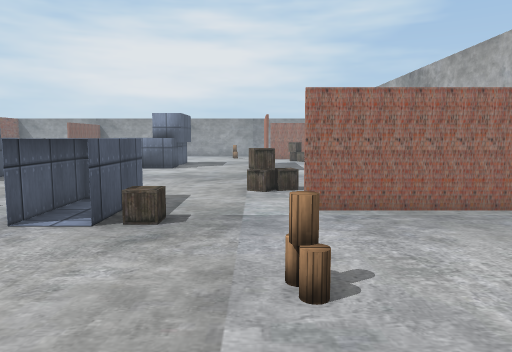
View 1 (above)

18 first-person views from a walk through a Unity game level. The camera is 1.5 m above the floor, tilts 6° down and sees 70° across. The floor is counted in squares, 1 m on a side. Each view is taken from the middle of a square. On the plan, view 1 faces up. The plan holds only what a view shows up to about 16 squares ahead; the rest is blank. Some surface patterns are stand-ins.

View 2
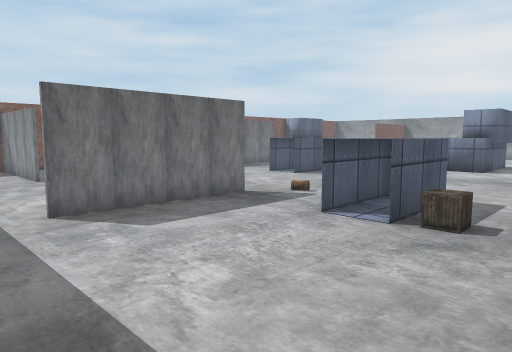

View 3
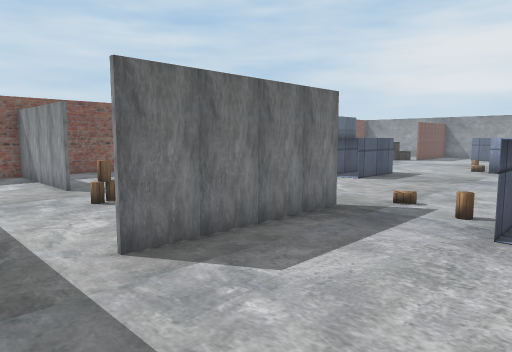

View 4
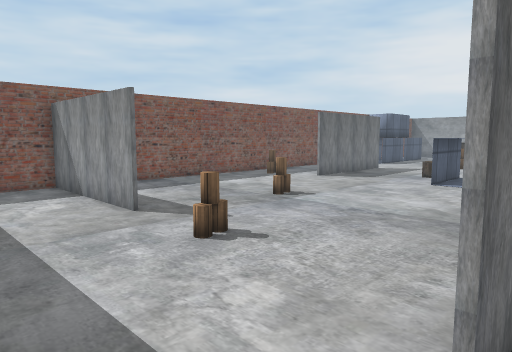

View 5
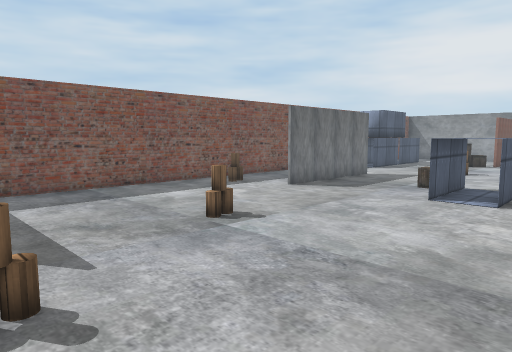

View 6
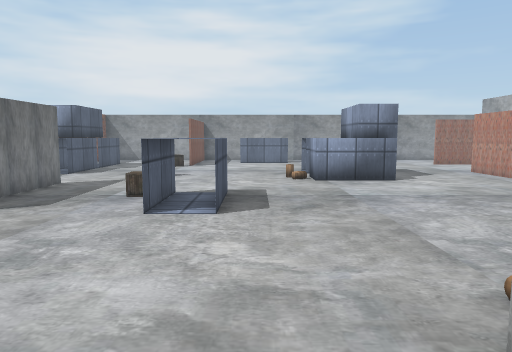

View 7
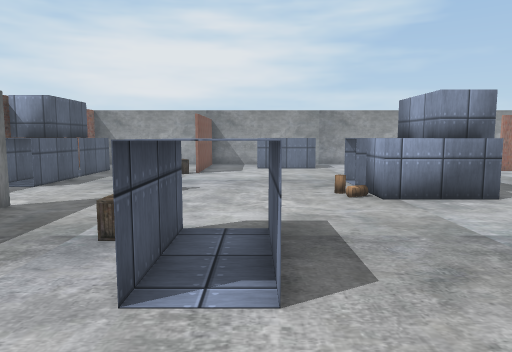

View 8
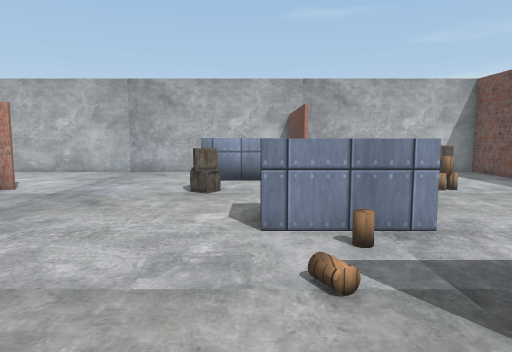

View 9
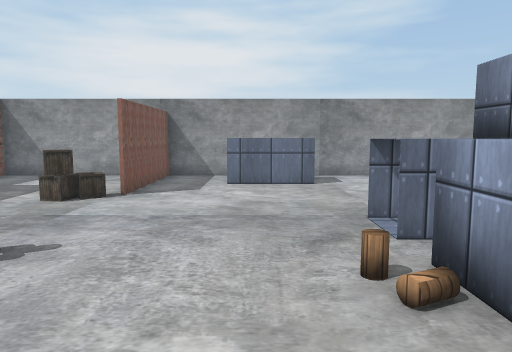

View 10
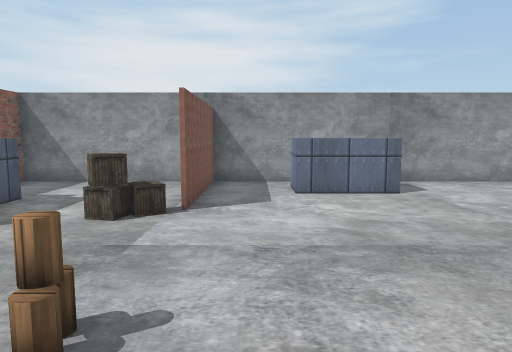

View 11
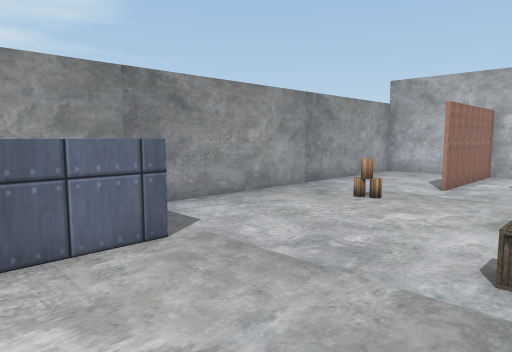

View 12
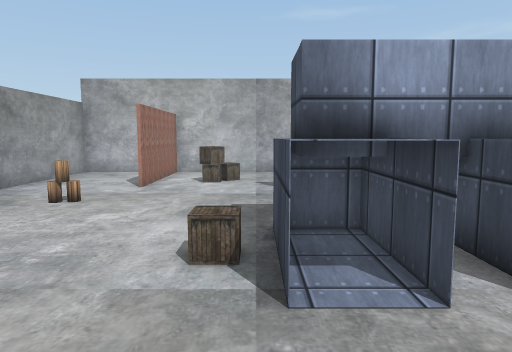

View 13
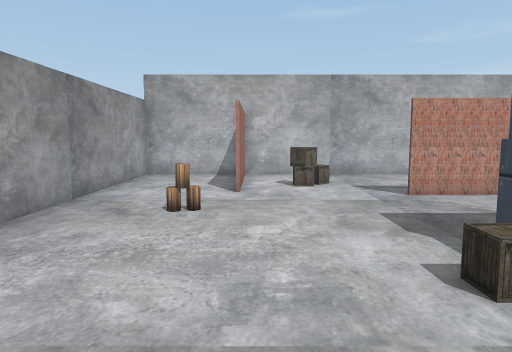

View 14
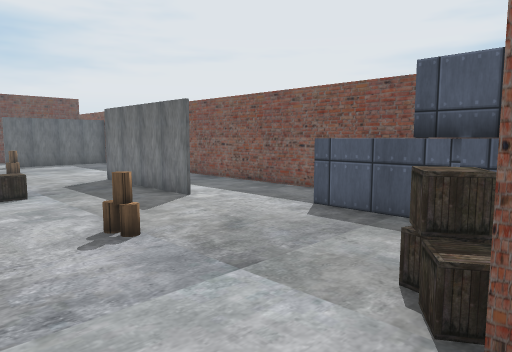

View 15
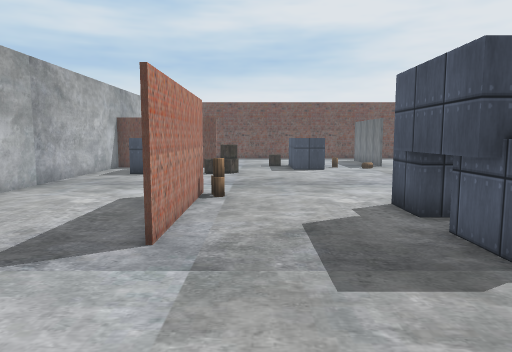

View 16
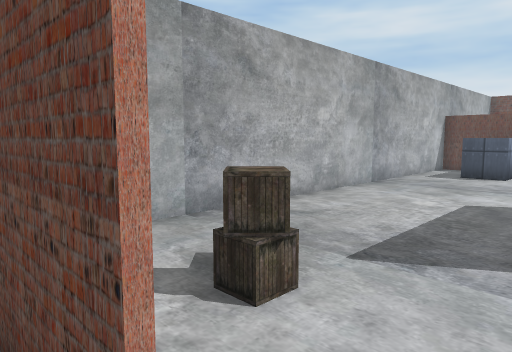

View 17
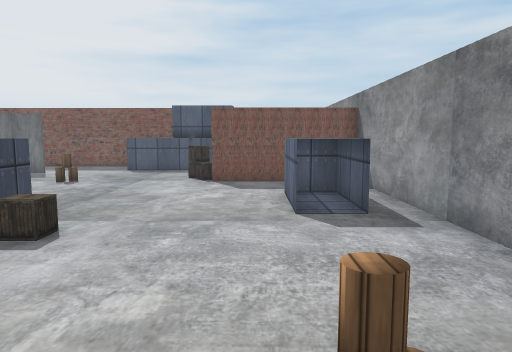

View 18
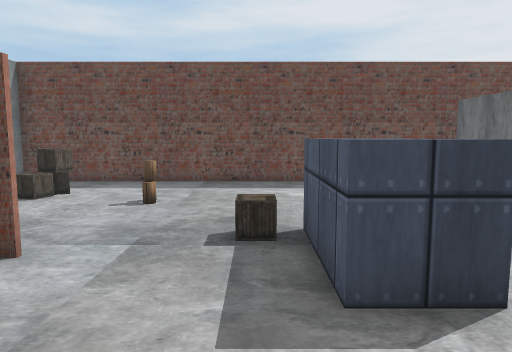

### Floor plan
Key: @ floor where view 1 was taken; # wall or solid block; . floor; C container; R crate; B barrel.
Columns run from 19 left of view 1 to 6 right of it. Each row starts with its distance up from view 1.
 30 ##########################
 29 #......#.................#
 28  ... ..#.CCCC............#
 27   .. ..#.CCCC....B.......#
 26  CC....#............######
 25   C...##.................#
 24  CC..RR..............RR..#
 23 CCC...........R.......R..#
 22 #CC.........CRRC.........#
 21 #CC.........CCCC....#....#
 20 #CC...B.....CCCC....#....#
 19 #...........CCCC....#....#
 18 #...........CCCC....#....#
 17 #...#..............B#....#
 16 #...#...............#....#
 15 #.. #..RCC...............#
 14 #.. #..RCC...............#
 13 #...#...CC...............#
 12 #B..#...CC...............#
 11 #..................RR.CC.#
 10 #..................RR.C .#
  9 #..............CC.....C .#
  8 #....B.........CC...##CC##
  7 #...........#..CCR.......#
  6 #...........#..CCR...... #
  5 #...........#........... #
  4 #####..B....#......B...  #
  3 #...........#.........RR #
  2 #.....................RR #
  1     .....................#
  0             ..  ...@.....#
 -1           ################

Where each view was taken, in squares from view 1:
view 1: 0 up, 0 right, facing up
view 2: 0 up, 0 right, facing up-left
view 3: 0 up, 3 left, facing up-left
view 4: 0 up, 7 left, facing up-left
view 5: 3 up, 8 left, facing up-left
view 6: 5 up, 9 left, facing up
view 7: 9 up, 10 left, facing up
view 8: 9 up, 10 left, facing right
view 9: 15 up, 9 left, facing up
view 10: 17 up, 11 left, facing up
view 11: 22 up, 10 left, facing up-right
view 12: 22 up, 10 left, facing right
view 13: 25 up, 9 left, facing right
view 14: 25 up, 10 left, facing down-left
view 15: 26 up, 1 left, facing down
view 16: 26 up, 0 right, facing down-right
view 17: 26 up, 0 right, facing left
view 18: 12 up, 2 left, facing down
